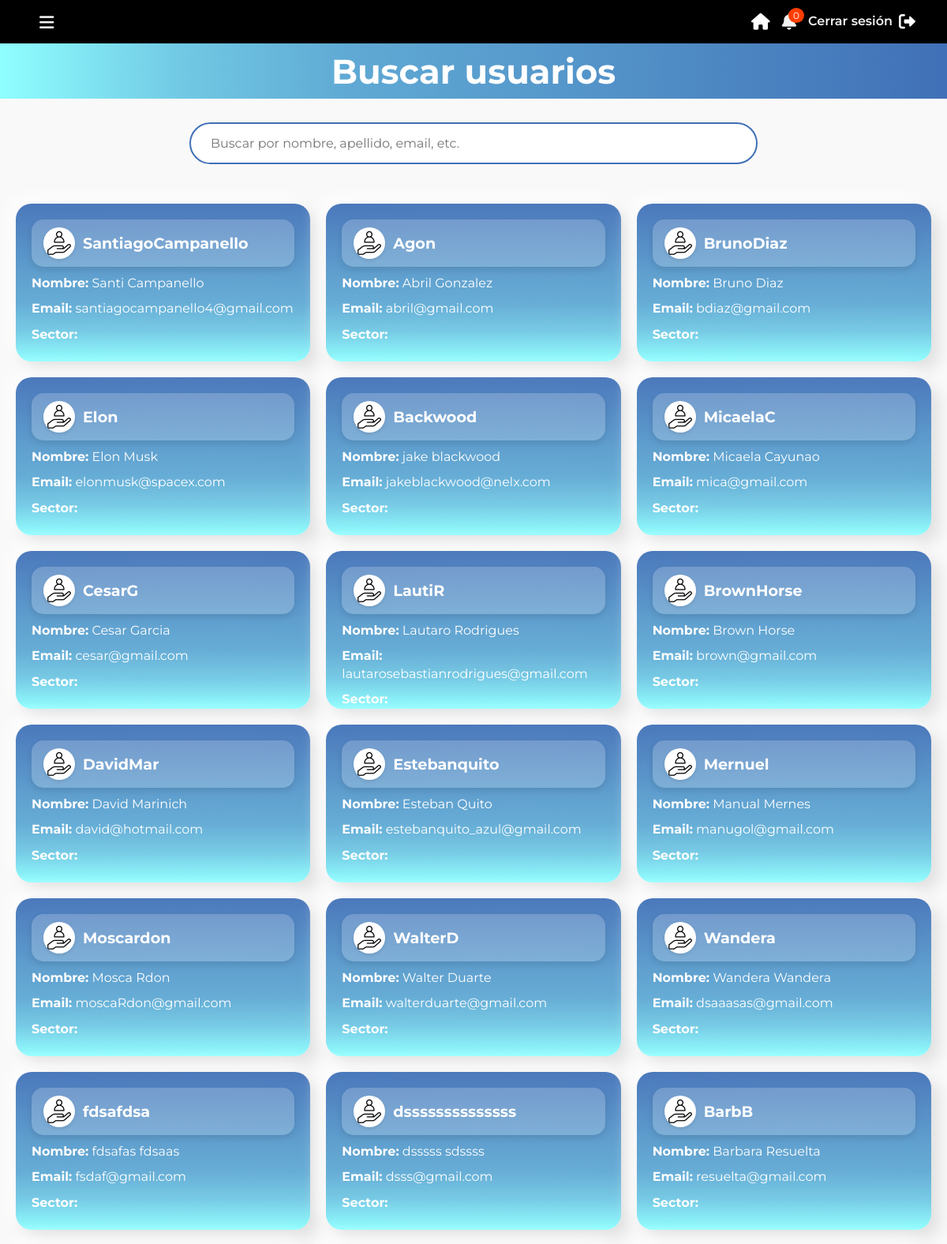
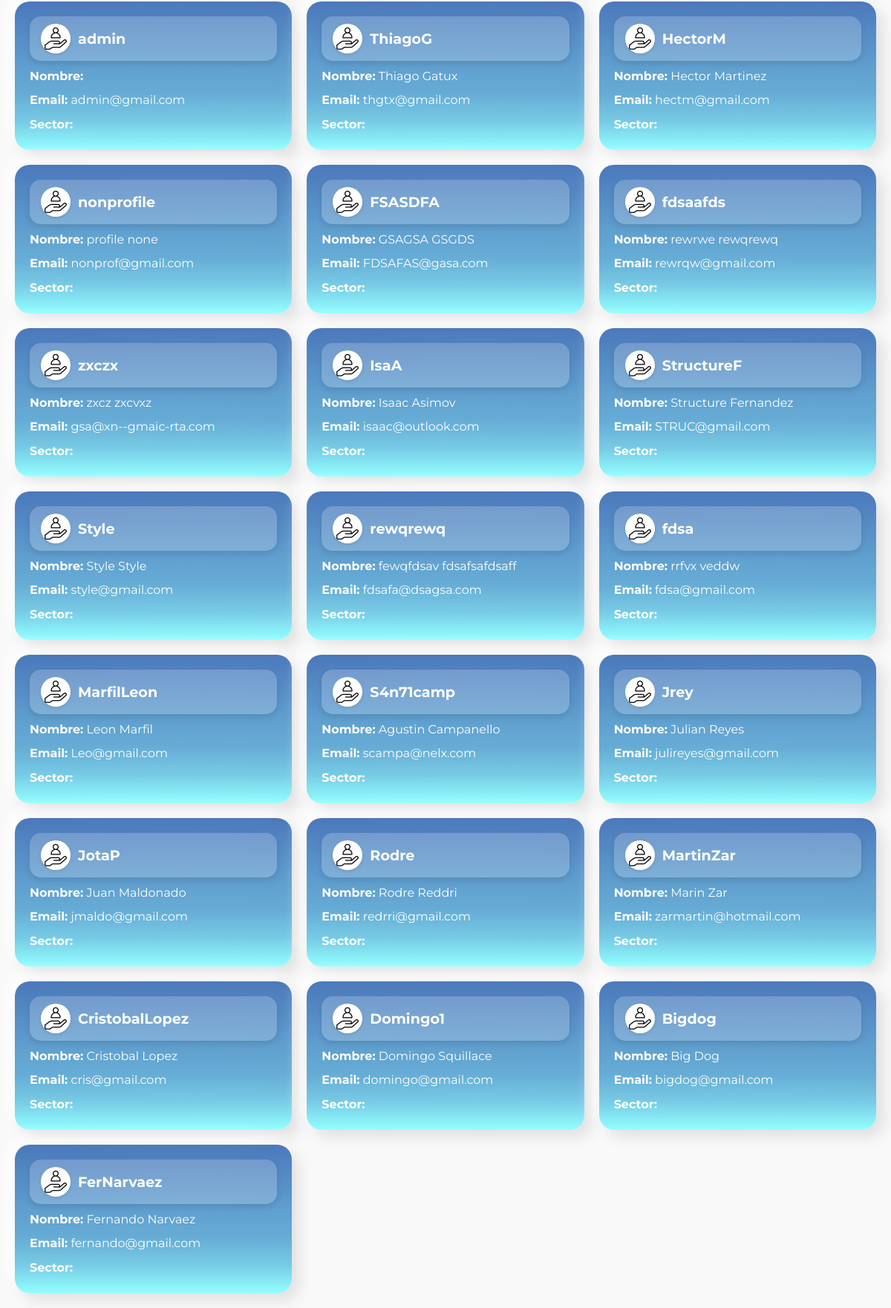
The page /usuarios/ (signed in) on the database its author committed (2 pictures, top to bottom).
### core/models.py (models this page shows)
class CustomUser(AbstractUser):
    sectores = models.ManyToManyField(Sector, related_name='usuarios', blank=True)
    profile_picture = models.ImageField(upload_to='profile_pictures/', blank=True, null=True)
    groups = models.ManyToManyField(
        'auth.Group',
        related_name='customuser_set',
        blank=True,
        help_text=('The groups this user belongs to. A user will get all permissions '
                   'granted to each of their groups.'),
        verbose_name=('groups'),
    )
    user_permissions = models.ManyToManyField(
        'auth.Permission',
        related_name='customuser_set',
        blank=True,
        help_text=('Specific permissions for this user.'),
        verbose_name=('user permissions'),
    )

### core/views.py (the view)
# urls.py: path('usuarios/', views.lista_usuarios, name='lista_usuarios'),
@loading_view
@login_required
def lista_usuarios(request):
    usuarios = User.objects.all()
    return render(request, 'usuarios.html', {'usuarios': usuarios})

### core/context_processors.py (called while the page is built)
def notificaciones_context(request):
    if request.user.is_authenticated:
        notificaciones_no_leidas = Notificacion.objects.filter(
            tarea__sector__in=request.user.sectores.all(),
            leida=False
        )
        return {
            'notificaciones_no_leidas': notificaciones_no_leidas,
            'cantidad_no_leidas': notificaciones_no_leidas.count(),
        }
    return {}

### core/views.py (called while the page is built)
def loading_view(view_func):
    @wraps(view_func)
    def wrapper(request, *args, **kwargs):
        if request.GET.get('loading') == 'true':
            return render(request, 'loading.html')
        return view_func(request, *args, **kwargs)
    return wrapper

### templates/usuarios.html (shortened to what this page needs)
{% load static %}
<!DOCTYPE html>
<html lang="es">
<head>
    <link rel="stylesheet" href="{% static 'css/usuarios.css' %}">
</head>
<body>
    {% include 'loading.html' %}
    {% include "header.html" %}
    <div class="section-title">
        <div class="section-design">
            <h2>Buscar usuarios</h2>
        </div>
    </div>
    <div class="search-bar">
        <input type="text" placeholder="Buscar por nombre, apellido, email, etc." name="search" autocomplete="off">
    </div>
    <div class="user-results">
        {% if usuarios %}
            {% for user in usuarios %}
            <a href="{% url 'gestionar_permisos_usuario' user.id %}">
                <div class="user-card">
                    <div class="user-info">
                        <div class="h3-container">
                            <img src="{% static 'images/social-care.gif' %}" alt="Icono">
                            <h3>{{ user.username }}</h3>
                        </div>
                        <p><strong>Nombre:</strong> {{ user.first_name }} {{ user.last_name }}</p>
                        <p><strong>Email:</strong> {{ user.email }}</p>
                        <p><strong>Sector:</strong> {{ user.sector.nombre }}</p>
                    </div>
                </div>
            </a>
            {% endfor %}
        {% else %}
            <p>No se encontraron usuarios.</p>
        {% endif %}
    </div>
</body>
</html>

### templates/loading.html (shortened to what this page needs)
{% load static %}
<!DOCTYPE html>
<html lang="es">
<head>
    <link rel="stylesheet" href="{% static 'css/loading.css' %}">
</head>
<body>
</body>
</html>

### templates/header.html (shortened to what this page needs)
{% load static %}
<!DOCTYPE html>
<html lang="en">
<head>
    <link rel="stylesheet" href="{% static 'css/header.css' %}">
    <link rel="stylesheet" href="https://cdnjs.cloudflare.com/ajax/libs/font-awesome/6.0.0-beta3/css/all.min.css">
</head>
<body>
    <header>
        <div class="header-box hb1">
            <div class="hamburger-menu">
                <i class="fas fa-bars an-menu"></i>
            </div>
        </div>
        <div class="header-box hb3">
            <div class="menu-redirect">
                <a href="{% url 'home' %}"><i class="fas fa-home"></i></a>
            </div>
            <div class="notification-icon" onclick="toggleNotificationPanel()">
                <i class="fas fa-bell"></i>
                <span class="notification-count">{{ cantidad_no_leidas }}</span>
            </div>
            <form id="logout-form" action="{% url 'logout' %}" method="post" style="display: inline;">
                <button type="submit" class="logout" style="background: none; border: none; color: #f2f2f2; cursor: pointer;">
                    Cerrar sesión<i class="fas fa-sign-out-alt"></i>
                </button>
            </form>
    </header>
</body>
</html>

### static/CSS/usuarios.css (style rules this page uses)
body { font-family: 'Segoe UI', Tahoma, Geneva, Verdana, sans-serif; background-color: #f9f9f9; margin: 0; padding: 0; }
* { scrollbar-width: thin; scrollbar-color: #4070B7 #f4f6f9; }
.section-title { width: 100%; height: 70px; display: flex; justify-content: center; align-items: center; margin-bottom: 30px; }
.section-design { width: 100%; height: 70px; display: flex; flex-direction: column; justify-content: center; color: #ffffff; font-size: 1.8rem; background: rgb(0,189,255); background: linear-gradient(90deg, rgba(0,189,255,1) 0%, rgba(143,255,255,1) 0%, rgba(113,201,228,1) 19%, rgba(95,169,212,1) 37%, rgba(87,154,204,1) 56%, rgba(64,112,183,1) 100%); }
.section-design > h2 { width: 100%; display: flex; justify-content: center; }
.search-bar { display: flex; justify-content: center; align-items: center; margin: 20px 0; max-width: 60%; margin: 0 auto 30px; border: 2px solid #4070B7; border-radius: 50px; background-color: #ffffff; padding: 5px 15px; }
.search-bar input[type="text"] { width: 100%; padding: 10px; border: none; background: #ffffff; outline: none; font-size: 1em; border-radius: 50px 0 0 50px; }
.user-results { display: grid; grid-template-columns: repeat(auto-fit, minmax(300px, 1fr)); gap: 20px; padding: 20px; width: 100%; max-width: 1200px; margin: 0 auto; }
.user-results > a { text-decoration: none; }
.user-card { position: relative; background: linear-gradient(0deg, rgba(0,189,255,1) 0%, rgba(143,255,255,1) 0%, rgba(113,201,228,1) 19%, rgba(95,169,212,1) 37%, rgba(87,154,204,1) 56%, rgba(64,112,183,1) 100%); border-radius: 20px; box-shadow: 10px 10px 20px rgba(0, 0, 0, 0.1), -10px -10px 20px rgba(255, 255, 255, 0.7); padding: 20px; display: flex; flex-direction: column; justify-content: space-between; height: 200px; overflow: hidden; color: white; transition: transform 0.3s ease, box-shadow 0.3s ease; }
.user-card::before { content: ''; position: absolute; top: -50%; left: -50%; width: 300%; height: 300%; background: radial-gradient(circle at 10% 10%, rgba(255, 255, 255, 0.1), transparent 70%); transform: rotate(45deg); z-index: 0; }
.user-info { position: relative; z-index: 1; display: flex; flex-direction: column; gap: 10px; }
.user-info h3 { font-size: 1.5em; font-weight: bold; margin: 0; color: white; text-decoration: none; }
.user-info p { line-height: 1.4; font-size: 1em; color: white; text-decoration: none; }
.h3-container { display: flex; align-items: center; gap: 10px; padding: 10px 15px; background: rgba(255, 255, 255, 0.2); border-radius: 15px; box-shadow: 0 4px 8px rgba(0, 0, 0, 0.1); transition: background-color 0.3s ease, transform 0.2s ease; }
.h3-container img { width: 40px; height: 40px; object-fit: cover; border-radius: 50%; box-shadow: 0 2px 4px rgba(0, 0, 0, 0.1); }
.h3-container h3 { text-decoration: none; font-size: 1.2em; font-weight: bold; color: white; margin: 0; }

### static/CSS/loading.css (style rules this page uses)
:root { --primary-color: #4070B7; --secondary-color: #ffffff; --background-overlay: rgba(255, 255, 255, 0.966); --loading-bar-height: 8px; --loading-bar-radius: 10px; --font-family: 'Arial', sans-serif; }
* { margin: 0; padding: 0; box-sizing: border-box; }

### static/CSS/header.css (style rules this page uses)
* { box-sizing: border-box; margin: 0; padding: 0; font-family: "Montserrat", sans-serif; }
header { display: flex; justify-content: space-between; width: 100%; height: 55px; background-color: #000000; align-items: center; }
.header-box { width: 33.3%; display: flex; align-items: center; justify-content: center; }
.hamburger-menu { font-size: 24px; color: #f2f2f2; width: 100%; padding-left: 50px; }
.hamburger-menu > i { font-size: 21px; cursor: pointer; }
.logout { font-size: 16px; color: #f2f2f2; display: flex; gap: 8px; text-decoration: none; margin-right: 15px; margin-right: 15px; font-weight: 600; }
.logout i { font-size: 21px; color: #ffffff; }
.menu-redirect > a { color: #ffffff; font-size: 21px; }
.hb3 { padding-right: 25px; justify-content: flex-end; }
.hb3 a { margin: 0 15px; }
.notification-icon { position: relative; cursor: pointer; color: #f2f2f2; font-size: 21px; margin-right: 15px; }
.notification-count { position: absolute; top: -5px; right: -10px; background-color: #ff3d00; color: #fff; border-radius: 50%; padding: 2px 6px; font-size: 12px; }

### rows shown on the page
CustomUser: username "SantiagoCampanello", first_name "Santi", last_name "Campanello", email "santiagocampanello4@gmail.com"
CustomUser: username "Agon", first_name "Abril", last_name "Gonzalez", email "abril@gmail.com"
CustomUser: username "BrunoDiaz", first_name "Bruno", last_name "Diaz", email "bdiaz@gmail.com"
CustomUser: username "Elon", first_name "Elon", last_name "Musk", email "elonmusk@spacex.com"
CustomUser: username "Backwood", first_name "jake", last_name "blackwood", email "jakeblackwood@nelx.com"
CustomUser: username "MicaelaC", first_name "Micaela", last_name "Cayunao", email "mica@gmail.com"
CustomUser: username "CesarG", first_name "Cesar", last_name "Garcia", email "cesar@gmail.com"
CustomUser: username "LautiR", first_name "Lautaro", last_name "Rodrigues", email "lautarosebastianrodrigues@gmail.com"
CustomUser: username "BrownHorse", first_name "Brown", last_name "Horse", email "brown@gmail.com"
CustomUser: username "DavidMar", first_name "David", last_name "Marinich", email "david@hotmail.com"
CustomUser: username "Estebanquito", first_name "Esteban", last_name "Quito", email "estebanquito_azul@gmail.com"
CustomUser: username "Mernuel", first_name "Manual", last_name "Mernes", email "manugol@gmail.com"
CustomUser: username "Moscardon", first_name "Mosca", last_name "Rdon", email "moscaRdon@gmail.com"
CustomUser: username "WalterD", first_name "Walter", last_name "Duarte", email "walterduarte@gmail.com"
CustomUser: username "Wandera", first_name "Wandera", last_name "Wandera", email "dsaaasas@gmail.com"
CustomUser: username "fdsafdsa", first_name "fdsafas", last_name "fdsaas", email "fsdaf@gmail.com"
CustomUser: username "dssssssssssssss", first_name "dsssss", last_name "sdssss", email "dsss@gmail.com"
CustomUser: username "BarbB", first_name "Barbara", last_name "Resuelta", email "resuelta@gmail.com"
CustomUser: username "admin", email "admin@gmail.com"
CustomUser: username "ThiagoG", first_name "Thiago", last_name "Gatux", email "thgtx@gmail.com"
CustomUser: username "HectorM", first_name "Hector", last_name "Martinez", email "hectm@gmail.com"
CustomUser: username "nonprofile", first_name "profile", last_name "none", email "nonprof@gmail.com"
CustomUser: username "FSASDFA", first_name "GSAGSA", last_name "GSGDS", email "FDSAFAS@gasa.com"
CustomUser: username "fdsaafds", first_name "rewrwe", last_name "rewqrewq", email "rewrqw@gmail.com"
CustomUser: username "zxczx", first_name "zxcz", last_name "zxcvxz", email "gsa@xn--gmaic-rta.com"
CustomUser: username "IsaA", first_name "Isaac", last_name "Asimov", email "isaac@outlook.com"
CustomUser: username "StructureF", first_name "Structure", last_name "Fernandez", email "STRUC@gmail.com"
CustomUser: username "Style", first_name "Style", last_name "Style", email "style@gmail.com"
CustomUser: username "rewqrewq", first_name "fewqfdsav", last_name "fdsafsafdsaff", email "fdsafa@dsagsa.com"
CustomUser: username "fdsa", first_name "rrfvx", last_name "veddw", email "fdsa@gmail.com"
CustomUser: username "MarfilLeon", first_name "Leon", last_name "Marfil", email "Leo@gmail.com"
CustomUser: username "S4n71camp", first_name "Agustin", last_name "Campanello", email "scampa@nelx.com"
CustomUser: username "Jrey", first_name "Julian", last_name "Reyes", email "julireyes@gmail.com"
CustomUser: username "JotaP", first_name "Juan", last_name "Maldonado", email "jmaldo@gmail.com"
CustomUser: username "Rodre", first_name "Rodre", last_name "Reddri", email "redrri@gmail.com"
CustomUser: username "MartinZar", first_name "Marin", last_name "Zar", email "zarmartin@hotmail.com"
CustomUser: username "CristobalLopez", first_name "Cristobal", last_name "Lopez", email "cris@gmail.com"
CustomUser: username "Domingo1", first_name "Domingo", last_name "Squillace", email "domingo@gmail.com"
CustomUser: username "Bigdog", first_name "Big", last_name "Dog", email "bigdog@gmail.com"
CustomUser: username "FerNarvaez", first_name "Fernando", last_name "Narvaez", email "fernando@gmail.com"

### other values the page prints
{{ cantidad_no_leidas }} "0"
